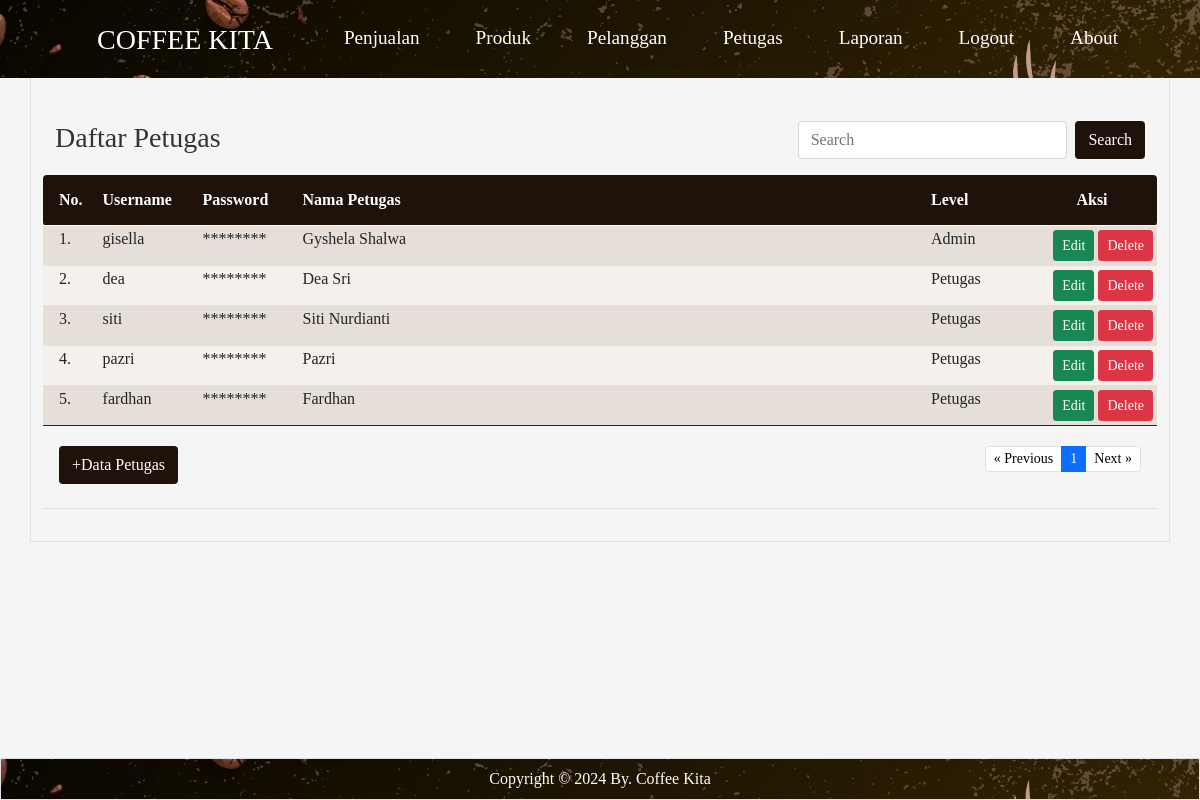
Page /petugas/index.php (signed in) on the committed database.
### tables this page shows
CREATE TABLE `petugas` (
  `id_petugas` int(11) NOT NULL,
  `username` varchar(30) DEFAULT NULL,
  `password` varchar(100) DEFAULT NULL,
  `nama_petugas` varchar(35) DEFAULT NULL,
  `level` enum('admin','petugas') DEFAULT NULL
);

### petugas/index.php (the view, shortened to what this page needs)
<?php
if (!isset($_SESSION['username']) && !isset($_SESSION['password'])) {
	?>
	<meta http-equiv="refresh" content="0;url=../login.php">
	<?php
} else {
	?>
	<html>
	<!DOCTYPE html>
	<html lang="en">
	<head>
		<link rel="stylesheet" href="../bootstrap/css/bootstrap.min.css" />
	</head>
	<body>
		<?php include "../header.php" ?>
		<main class="container border py-3 pt-5">
			<br><br><br>
			<div class="container">
				<div class="row">
					<div class="col-sm-8">
						<h3>Daftar Petugas</h3>
					</div>
					<div class="col-sm-4">
						<form class="d-flex" method="GET" action="">
							<input class="form-control me-2" type="text" placeholder="Search" name="np">
							<button class="btn text-white" type="submit"
								style="background-color:rgb(30, 18, 11);">Search</button>
						</form>
					</div>
				</div>
			</div>
			<table class="table table-hover table-striped table-sm">
				<thead class="text-white" style="background-color:rgb(30, 18, 11);">
					<tr>
						<th class="p-3 rounded-start" width="55px">No.</th>
						<th class="py-3" width="100px">Username</th>
						<th class="py-3" width="100px">Password</th>
						<th class="py-3">Nama Petugas</th>
						<th class="py-3" width="100px">Level</th>
						<th class="py-3 text-center rounded-end" width="130px">Aksi</th>
					</tr>
				</thead>
				<tbody>
					<?php
					include "../config.php";
					$batas = 10;
					$halaman = isset($_GET['halaman']) ? (int) $_GET['halaman'] : 1;
					$halaman_awal = ($halaman > 1) ? ($halaman * $batas) - $batas : 0;
					$previous = $halaman - 1;
					$next = $halaman + 1;
					if (isset($_GET['np'])) {
						$np = $_GET['np'];
						$sqldata = "select * from petugas where nama_petugas like '%$np%'";
					} else {
						$sqldata = "select * from petugas";
					}
					$resdata = mysqli_query($koneksi, $sqldata);
					$jumlah_data = mysqli_num_rows($resdata);
					$total_halaman = ceil($jumlah_data / $batas);
					if (isset($_GET['np'])) {
						$np = $_GET['np'];
						$sql = "select * from petugas where nama_petugas like '%$np%' limit $halaman_awal, $batas";
					} else {
						$sql = "select * from petugas limit $halaman_awal, $batas";
					}
					$result = mysqli_query($koneksi, $sql);
					$no = $halaman_awal + 1;
					while ($data = mysqli_fetch_array($result)) {
						?>
						<tr>
							<td class="px-3"><?= $no ?>.</td>
							<td><?= $data['username'] ?></td>
							<td>********</td>
							<td><?= $data['nama_petugas'] ?></td>
							<td class="text-capitalize"><?= $data['level'] ?></td>
							<td align="right">
								<a href="" class="btn btn-success btn-sm" data-bs-toggle="modal"
									data-bs-target="#modaledit<?= $data['id_petugas'] ?>">Edit</a>
								<a class="btn btn-danger btn-sm" href="delete.php?id=<?= $data['id_petugas'] ?>"
									onclick="return confirm('Apakah Anda Yakin data Petugas <?= $data['nama_petugas'] ?> akan dihapus ?')"
									class="hapus">Delete</a>
							</td>
						</tr>
						<?php
						$no++;
					}
					?>
				</tbody>
				<tfoot>
					<tr>
						<td colspan="6" class="text-center">
							<div class="container">
								<div class="row">
									<div class="col-4 text-start py-3">
										<button type="button" class="btn text-white" data-bs-toggle="modal"
											data-bs-target="#myModal" style="background-color:rgb(30, 18, 11);">+Data
											Petugas</button>
									</div>
									<div class="col-8 text-end py-3">
										<ul class="pagination justify-content-end pagination-sm">
											<li class="page-item"><a class="page-link" <?php if ($halaman > 1) {
												echo "href='?halaman=$previous'";
											} ?>style="color:black">&laquo;
													Previous</a></li>
											<?php
											for ($x = 1; $x <= $total_halaman; $x++) {
												if ($x == $halaman) {
													?>
													<li class="page-item active"><a class="page-link"
															href="?halaman=<?php echo $x ?>"><?php echo $x; ?></a></li>
													<?php
												} else {
													?>
													<li class="page-item"><a class="page-link"
															href="?halaman=<?php echo $x ?>"><?php echo $x; ?></a></li>
													<?php
												}
											}
											?>
											<li class="page-item"><a class="page-link" <?php if ($halaman < $total_halaman) {
												echo "href='?halaman=$next'";
											} ?>style="color:black">Next &raquo;</a>
											</li>
										</ul>
									</div>
								</div>
							</div>
						</td>
					</tr>
				</tfoot>
			</table>
		</main>
		<?php include "../footer.php" ?>
	</body>
	</html>
<?php } ?>

### petugas/index.php (style rules this page uses)
.table-striped tbody tr:nth-of-type(odd) { background-color: rgba(240, 228, 215, 0.6); }
.table-striped tbody tr:nth-of-type(even) { background-color: rgba(240, 228, 215, 0.3); }

### header.php (style rules this page uses)
body { background-color: #f5f5f5; font-family: 'Merriweather', serif; color: #333; }

### rows in the picture
petugas: username "gisella", nama_petugas "Gyshela Shalwa", level "Admin"
petugas: username "dea", nama_petugas "Dea Sri", level "Petugas"
petugas: username "siti", nama_petugas "Siti Nurdianti", level "Petugas"
petugas: username "pazri", nama_petugas "Pazri", level "Petugas"
petugas: username "fardhan", nama_petugas "Fardhan", level "Petugas"
